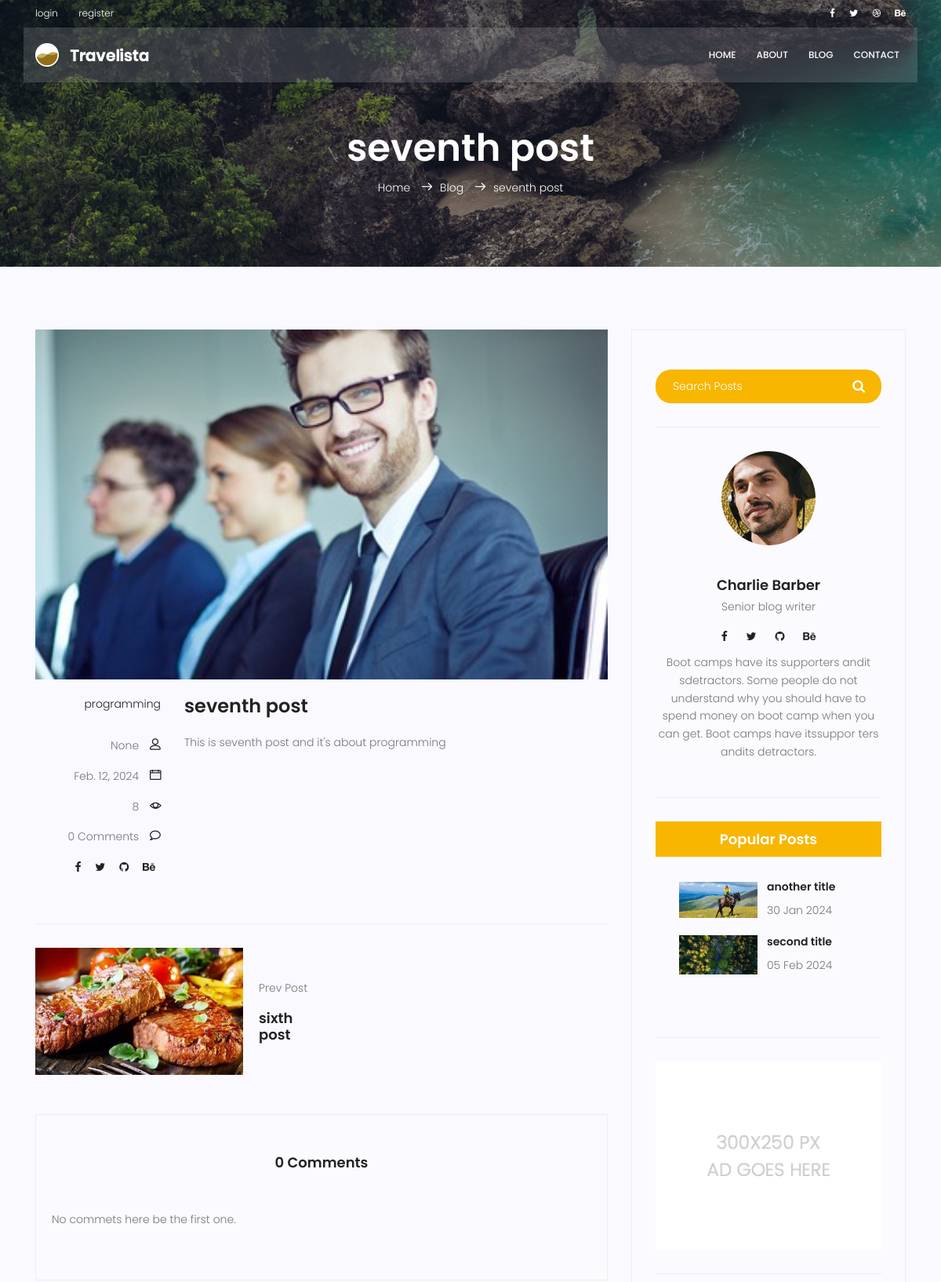
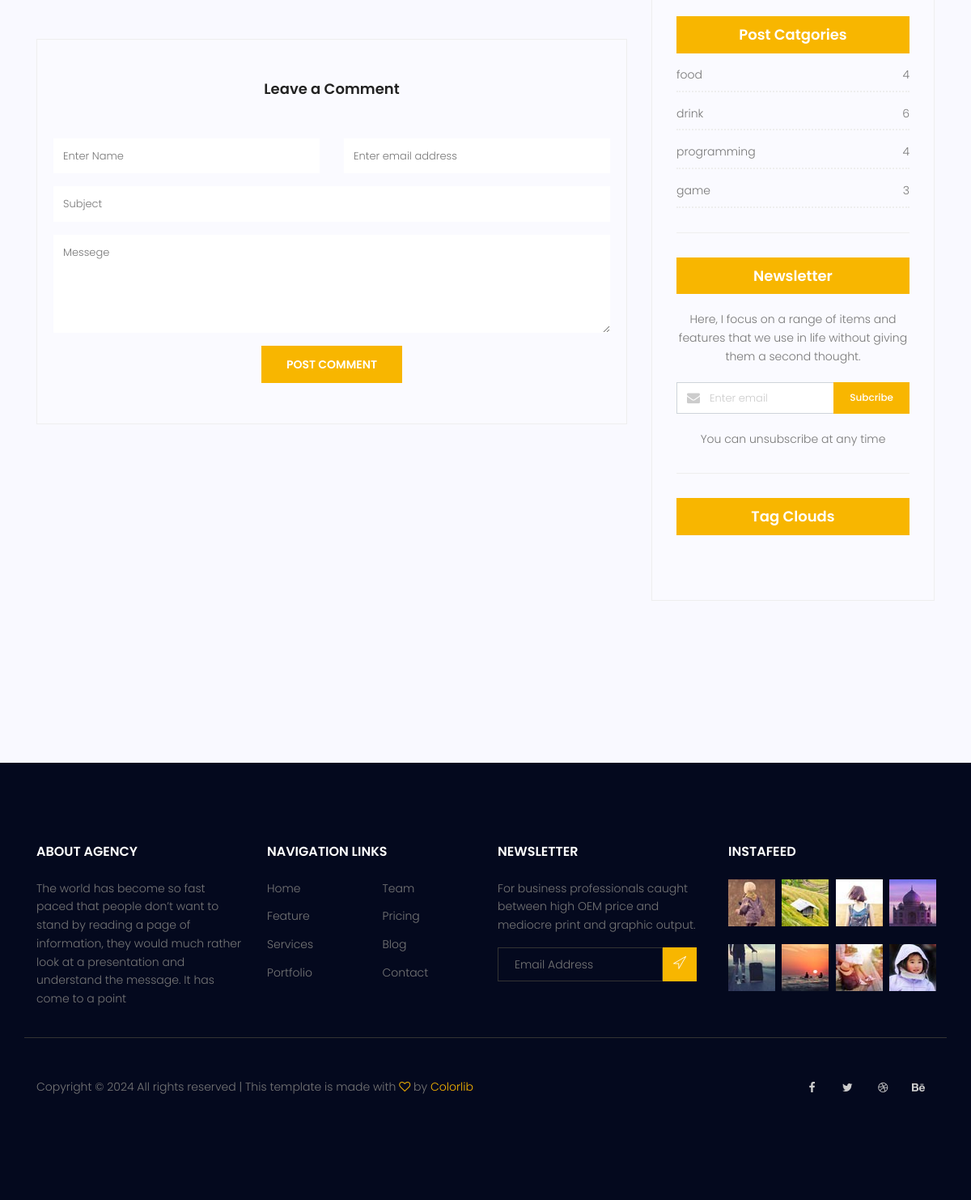
/blog/10, run on the app's committed database (2 pictures, top to bottom).
### blog/models.py (models this page shows, shortened)
class Post(models.Model):
    author = models.ForeignKey(User, on_delete=models.SET_NULL, null=True)
    image = models.ImageField(upload_to='blog/', default='blog/default.jpg')
    title = models.CharField(max_length=250)
    content = models.TextField()
    category = models.ManyToManyField(Category)
    tags = TaggableManager()
    counted_view = models.IntegerField(default = 0)
    status = models.BooleanField(default = False)
    login_require = models.BooleanField(default=False)
    published_date = models.DateTimeField(null=True)
    creaded_date = models.DateTimeField(auto_now_add = True)
    updated_date = models.DateTimeField(auto_now = True)
    class Meta:
        ordering = ['published_date']

class Category(models.Model):
    name = models.CharField(max_length=250)
    def __str__(self):
        return self.name

### blog/views.py (the view, shortened to what this page needs)
# urls.py: path('<int:pid>', single_page, name = 'single'),
def single_page(request, pid):
    post = get_object_or_404(Post, pk=pid, status=True, published_date__lte=timezone.now())
    post_previous = Post.objects.filter(id__lt=pid, status=True, published_date__lte=timezone.now()).last()
    post_next = Post.objects.filter(id__gt=pid, status=True, published_date__lte=timezone.now()).first()
    post.counted_view += 1
    post.save()
    if not post.login_require:
        comments = Comment.objects.filter(post=post.id, approved=True)
        context = {'post': post, 'post_previous': post_previous, 'post_next':post_next, 'comments':comments}
        return render(request, 'blog/blog-single.html', context)
    else:
        return HttpResponseRedirect(reverse('accounts:login'))

### blog/templatetags/blog_tags.py (called while the page is built)
@register.inclusion_tag('blog/popular-posts.html')
def popular_post():
    posts = Post.objects.filter(status=1).order_by('published_date')[:2]
    return {'posts':posts}

@register.inclusion_tag('blog/post-category.html')
def post_category():
    posts = Post.objects.filter(status=1)
    categories = Category.objects.all()
    cat_dict = {}
    for name in categories:
        cat_dict[name] = posts.filter(category=name).count()
    return {'categories':cat_dict}

### templates/blog/blog-single.html (shortened to what this page needs)
{% extends 'base.html' %}
{% load static %}
{% load blog_tags %}
{% load humanize %}
{% block content %}
<section class="relative about-banner">
	<div class="overlay overlay-bg"></div>
	<div class="container">
		<div class="row d-flex align-items-center justify-content-center">
			<div class="about-content col-lg-12">
				<h1 class="text-white">
					{{post.title}}
				</h1>
				<p class="text-white link-nav"><a href="{% url 'website:index' %}">Home </a> <span
						class="lnr lnr-arrow-right"></span><a href="{% url 'blog:index' %}">Blog </a> <span
						class="lnr lnr-arrow-right"></span>{{post.title}}</p>
			</div>
		</div>
	</div>
</section>
<section class="post-content-area single-post-area">
	<div class="container">
		<div class="row">
			<div class="col-lg-8 posts-list">
				<div class="single-post row">
					<div class="col-lg-12">
						<div class="feature-img">
							<img class="img-fluid" src="{{post.image.url}}" alt="">
						</div>
					</div>
					<div class="col-lg-3  col-md-3 meta-details">
						<ul class="tags">
							<li><a href="#">{{post.category.all|join:','}}</a></li>
						</ul>
						<div class="user-details row">
							<p class="user-name col-lg-12 col-md-12 col-6"><a href="#">{{post.author}}</a> <span
									class="lnr lnr-user"></span></p>
							<p class="date col-lg-12 col-md-12 col-6"><a href="#">{{post.published_date|naturalday}}</a>
								<span class="lnr lnr-calendar-full"></span>
							</p>
							<p class="view col-lg-12 col-md-12 col-6"><a href="#">{{post.counted_view}}</a> <span
									class="lnr lnr-eye"></span></p>
							<p class="comments col-lg-12 col-md-12 col-6"><a href="#">{{comments|length}} Comments</a>
								<span class="lnr lnr-bubble"></span>
							</p>
							<ul class="social-links col-lg-12 col-md-12 col-6">
								<li><a href="#"><i class="fa fa-facebook"></i></a></li>
								<li><a href="#"><i class="fa fa-twitter"></i></a></li>
								<li><a href="#"><i class="fa fa-github"></i></a></li>
								<li><a href="#"><i class="fa fa-behance"></i></a></li>
							</ul>
						</div>
					</div>
					<div class="col-lg-9 col-md-9">
						<h3 class="mt-20 mb-20">{{post.title}}</h3>
						<p class="excert">
							{{post.content|safe}}
						</p>
					</div>
				</div>
				<div class="navigation-area">
					<div class="row">
						<div
							class="col-lg-6 col-md-6 col-12 nav-left flex-row d-flex justify-content-start align-items-center">
							{% if post_previous %}
							<div class="thumb">
								<a href="#"><img class="img-fluid" src="{{post_previous.image.url}}" alt=""></a>
							</div>
							<div class="arrow">
								<a href="#"></a>
							</div>
							<div class="detials">
								<p>Prev Post</p>
								<a href="{% url 'blog:single' pid=post_previous.id %}">
									<h4>{{post_previous.title}}</h4>
								</a>
							</div>
							{% endif %}
						</div>
						<div
							class="col-lg-6 col-md-6 col-12 nav-right flex-row d-flex justify-content-end align-items-center">
							<div class="arrow">
								<a href="#"></a>
							</div>
						</div>
					</div>
				</div>
				<div class="comments-area">
					<h4>{{comments|length}} Comments</h4>
					{% for comment in comments %}
					<div class="comment-list">
						<div class="single-comment justify-content-between d-flex">
							<div class="user justify-content-between d-flex">
								<div class="thumb">
									<img src="{% static 'img/blog/c1.jpg' %}" alt="">
								</div>
								<div class="desc">
									<h5><a href="#">{{comment.name}}</a></h5>
									<p class="date">{{comment.created_date|naturalday}}</p>
									<p class="comment">
										{{comment.message}}
									</p>
								</div>
							</div>
							<div class="reply-btn">
								<a href="" class="btn-reply text-uppercase">reply</a>
							</div>
						</div>
					</div>
					{% empty %}
					<p> No commets here be the first one. </p>
					{% endfor %}
				</div>
				<div class="comment-form">
					<h4>Leave a Comment</h4>
					<form method="post" action="{% url 'blog:single' pid=post.id %}">
						{% if request.user.is_authenticated %}
						<input type="hidden" name="name" value={{request.user.first_name}}>
						<input type="hidden" name="email" value={{request.user.email}}>
						{% else %}
						<div class="form-group form-inline">
							<div class="form-group col-lg-6 col-md-12 name">
								<input type="text" class="form-control" name="name" placeholder="Enter Name"
									onfocus="this.placeholder = ''" onblur="this.placeholder = 'Enter Name'">
							</div>
							<div class="form-group col-lg-6 col-md-12 email">
								<input type="email" class="form-control" name="email" placeholder="Enter email address"
									onfocus="this.placeholder = ''" onblur="this.placeholder = 'Enter email address'">
							</div>
						</div>
						{% endif %}
						<div class="form-group">
							<input type="text" class="form-control" name="subject" placeholder="Subject"
								onfocus="this.placeholder = ''" onblur="this.placeholder = 'Subject'">
						</div>
						<div class="form-group">
							<textarea class="form-control mb-10" rows="5" name="message" placeholder="Messege"
								onfocus="this.placeholder = ''" onblur="this.placeholder = 'Messege'"
								required=""></textarea>
						</div>
						<button type="submit" href="#" class="primary-btn text-uppercase">Post Comment</button>
					</form>
				</div>
			</div>
			<div class="col-lg-4 sidebar-widgets">
				<div class="widget-wrap">
					<div class="single-sidebar-widget search-widget">
						<form class="search-form" action="#">
							<input placeholder="Search Posts" name="search" type="text" onfocus="this.placeholder = ''"
								onblur="this.placeholder = 'Search Posts'">
							<button type="submit"><i class="fa fa-search"></i></button>
						</form>
					</div>
					<div class="single-sidebar-widget user-info-widget">
						<img src="{% static 'img/blog/user-info.png' %}" alt="">
						<a href="#">
							<h4>Charlie Barber</h4>
						</a>
						<p>
							Senior blog writer
						</p>
						<ul class="social-links">
							<li><a href="#"><i class="fa fa-facebook"></i></a></li>
							<li><a href="#"><i class="fa fa-twitter"></i></a></li>
							<li><a href="#"><i class="fa fa-github"></i></a></li>
							<li><a href="#"><i class="fa fa-behance"></i></a></li>
						</ul>
						<p>
							Boot camps have its supporters andit sdetractors. Some people do not understand why you
							should have to spend money on boot camp when you can get. Boot camps have itssuppor ters
							andits detractors.
						</p>
					</div>
					<div class="single-sidebar-widget popular-post-widget">
						<h4 class="popular-title">Popular Posts</h4>
						{% popular_post %}
					</div>
					<div class="single-sidebar-widget ads-widget">
						<a href="#"><img class="img-fluid" src="{% static 'img/blog/ads-banner.jpg' %}" alt=""></a>
					</div>
					{% post_category %}
					<div class="single-sidebar-widget newsletter-widget">
						<h4 class="newsletter-title">Newsletter</h4>
						<p>
							Here, I focus on a range of items and features that we use in life without
							giving them a second thought.
						</p>
						<div class="form-group d-flex flex-row">
							<div class="col-autos">
								<div class="input-group">
									<div class="input-group-prepend">
										<div class="input-group-text"><i class="fa fa-envelope" aria-hidden="true"></i>
										</div>
									</div>
									<input type="text" class="form-control" id="inlineFormInputGroup"
										placeholder="Enter email" onfocus="this.placeholder = ''"
										onblur="this.placeholder = 'Enter email'">
								</div>
							</div>
							<a href="#" class="bbtns">Subcribe</a>
						</div>
						<p class="text-bottom">
							You can unsubscribe at any time
						</p>
					</div>
					{% include 'blog/post-tags.html' %}
				</div>
			</div>
		</div>
	</div>
</section>
{% endblock %}

### templates/blog/popular-posts.html
{% load static %}
<div class="single-sidebar-widget popular-post-widget">
    <div class="popular-post-list">
        {% for post in posts %}
        <div class="single-post-list d-flex flex-row align-items-center">
            <div class="thumb">
                <img class="img-fluid" src="{{post.image.url}}" alt="">
            </div>
            <div class="details">
                <a href="{% url 'blog:single' pid=post.id %}">
                    <h6>{{post.title}}</h6>
                </a>
                <p>{{post.published_date|date:'d M Y'}}</p>
            </div>
        </div>
        {% endfor %}
    </div>
</div>

### templates/blog/post-category.html
<div class="single-sidebar-widget post-category-widget">
    <h4 class="category-title">Post Catgories</h4>
    <ul class="cat-list">
        {% for name,count in categories.items %}
        <li>
            <a href="{% url 'blog:category' cat_name=name %}" class="d-flex justify-content-between">
                <p>{{name}}</p>
                <p>{{count}}</p>
            </a>
        </li>
        {% endfor %}
    </ul>
</div>

### data on the page
Post: title "seventh post", image (picture), category.all "programming", author "None", published_date "Feb. 12, 2024", counted_view "8", content "This is seventh post and it's about programming"
Post: image (picture), title "sixth post"
Post: image (placeholder picture), title "another title", published_date "30 Jan 2024"
Post: image (picture), title "second title", published_date "05 Feb 2024"
Category: name "food", count "4"
Category: name "drink", count "6"
Category: name "programming", count "4"
Category: name "game", count "3"

### other printed values
{{ comments|length }} "0"
